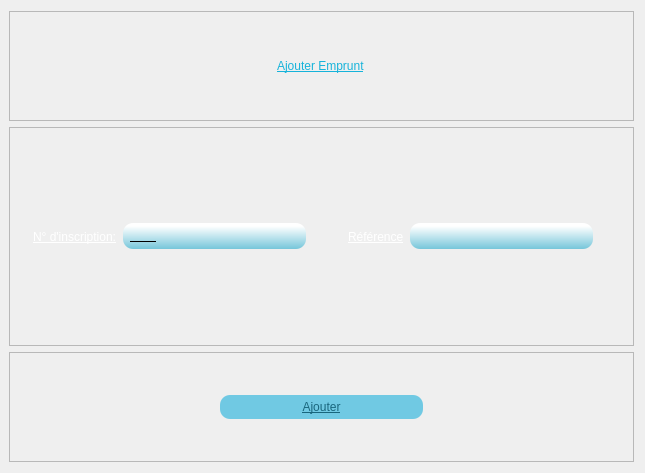
<?xml version="1.0" encoding="UTF-8"?>
<ui version="4.0">
 <class>Dialog</class>
 <widget class="QDialog" name="Dialog">
  <property name="geometry">
   <rect>
    <x>0</x>
    <y>0</y>
    <width>645</width>
    <height>473</height>
   </rect>
  </property>
  <property name="windowTitle">
   <string>Dialog</string>
  </property>
  <property name="styleSheet">
   <string notr="true">background-image: url(b.png);</string>
  </property>
  <layout class="QVBoxLayout" name="verticalLayout" stretch="1,2,1">
   <property name="leftMargin">
    <number>9</number>
   </property>
   <item>
    <widget class="QFrame" name="frame">
     <property name="frameShape">
      <enum>QFrame::StyledPanel</enum>
     </property>
     <property name="frameShadow">
      <enum>QFrame::Raised</enum>
     </property>
     <layout class="QHBoxLayout" name="horizontalLayout">
      <item alignment="Qt::AlignHCenter">
       <widget class="QLabel" name="label">
        <property name="styleSheet">
         <string notr="true">font: 18pt &quot;Bauhaus 93&quot;;
text-decoration: underline;
color: qlineargradient(spread:pad, x1:1, y1:1, x2:1, y2:0.12, stop:0 rgba(22, 179, 218, 255), stop:1 rgba(255, 255, 255, 255));</string>
        </property>
        <property name="text">
         <string>Ajouter Emprunt</string>
        </property>
       </widget>
      </item>
     </layout>
    </widget>
   </item>
   <item>
    <widget class="QFrame" name="frame_2">
     <property name="frameShape">
      <enum>QFrame::StyledPanel</enum>
     </property>
     <property name="frameShadow">
      <enum>QFrame::Raised</enum>
     </property>
     <layout class="QHBoxLayout" name="horizontalLayout_2" stretch="1,2,1,2">
      <property name="leftMargin">
       <number>15</number>
      </property>
      <property name="rightMargin">
       <number>40</number>
      </property>
      <item alignment="Qt::AlignRight">
       <widget class="QLabel" name="label_2">
        <property name="styleSheet">
         <string notr="true">font: 16pt &quot;Gloucester MT Extra Condensed&quot;;
color: rgb(255, 255, 255);
text-decoration: underline;</string>
        </property>
        <property name="text">
         <string>N° d'inscription:</string>
        </property>
       </widget>
      </item>
      <item>
       <widget class="QLineEdit" name="lineEdit">
        <property name="styleSheet">
         <string notr="true">font: bold 12px/25px Arial, sans-serif;  
border-radius: 10px;
color: rgb(0, 0, 0);
background-color: qlineargradient(spread:pad, x1:1, y1:1, x2:1, y2:0.12, stop:0 rgba(118, 198, 218, 255), stop:1 rgba(255, 255, 255, 255));
padding:5;
font: 11pt &quot;Malgun Gothic&quot;;
text-decoration: underline;</string>
        </property>
        <property name="inputMask">
         <string>99999999</string>
        </property>
       </widget>
      </item>
      <item alignment="Qt::AlignRight">
       <widget class="QLabel" name="label_5">
        <property name="styleSheet">
         <string notr="true">font: 16pt &quot;Gloucester MT Extra Condensed&quot;;
color: rgb(255, 255, 255);
text-decoration: underline;</string>
        </property>
        <property name="text">
         <string>Référence</string>
        </property>
       </widget>
      </item>
      <item>
       <widget class="QLineEdit" name="lineEdit_2">
        <property name="styleSheet">
         <string notr="true">font: bold 12px/25px Arial, sans-serif;  
border-radius: 10px;
color: rgb(0, 0, 0);
background-color: qlineargradient(spread:pad, x1:1, y1:1, x2:1, y2:0.12, stop:0 rgba(118, 198, 218, 255), stop:1 rgba(255, 255, 255, 255));
padding:5;
font: 11pt &quot;Malgun Gothic&quot;;
text-decoration: underline;</string>
        </property>
       </widget>
      </item>
     </layout>
    </widget>
   </item>
   <item>
    <widget class="QFrame" name="frame_4">
     <property name="frameShape">
      <enum>QFrame::StyledPanel</enum>
     </property>
     <property name="frameShadow">
      <enum>QFrame::Raised</enum>
     </property>
     <layout class="QHBoxLayout" name="horizontalLayout_4">
      <property name="leftMargin">
       <number>200</number>
      </property>
      <property name="rightMargin">
       <number>200</number>
      </property>
      <item>
       <widget class="QPushButton" name="pushButton">
        <property name="cursor">
         <cursorShape>PointingHandCursor</cursorShape>
        </property>
        <property name="styleSheet">
         <string notr="true">  margin: 10px;
font: bold 12px/25px Arial, sans-serif;  
border-radius: 10px;
color: #19667d;
background: #70c9e3;
padding:5;
font: 14pt &quot;Impact&quot;;
text-decoration: underline;</string>
        </property>
        <property name="text">
         <string>Ajouter</string>
        </property>
       </widget>
      </item>
     </layout>
    </widget>
   </item>
  </layout>
 </widget>
 <resources>
  <include location="../../../images/test.qrc"/>
 </resources>
 <connections/>
</ui>
